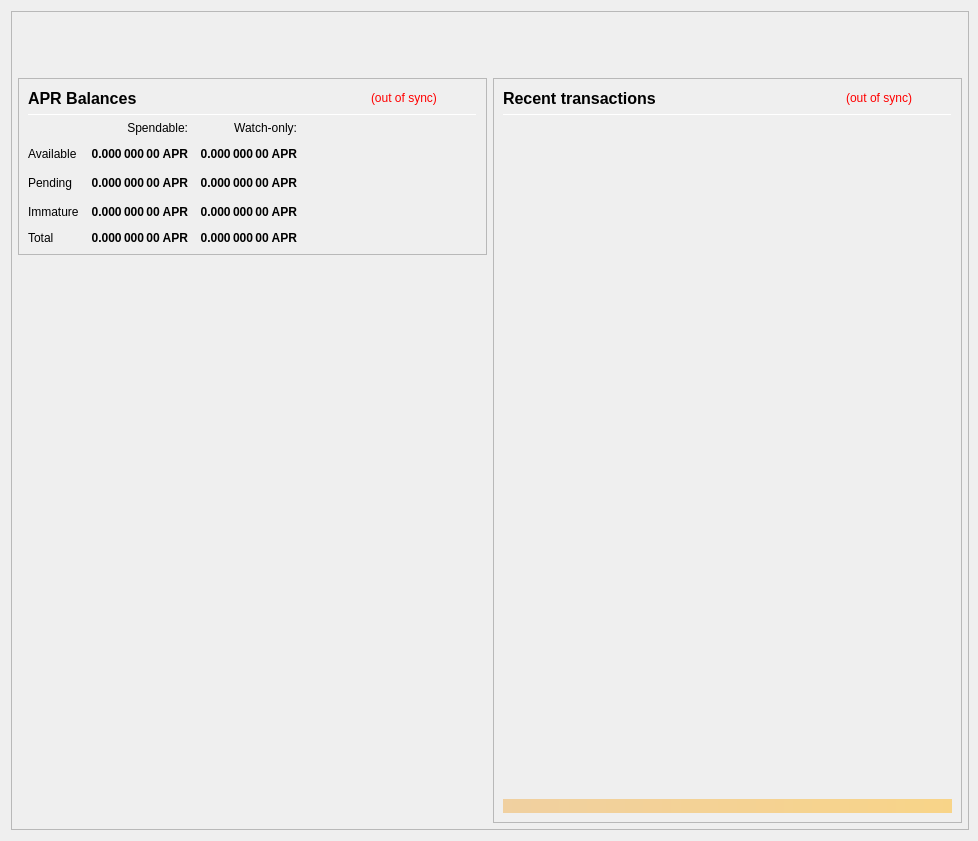
<?xml version="1.0" encoding="UTF-8"?>
<ui version="4.0">
 <class>OverviewPage</class>
 <widget class="QWidget" name="OverviewPage">
  <property name="geometry">
   <rect>
    <x>0</x>
    <y>0</y>
    <width>978</width>
    <height>841</height>
   </rect>
  </property>
  <property name="minimumSize">
   <size>
    <width>960</width>
    <height>682</height>
   </size>
  </property>
  <property name="font">
   <font>
    <weight>50</weight>
    <bold>false</bold>
   </font>
  </property>
  <property name="windowTitle">
   <string>Form</string>
  </property>
  <layout class="QVBoxLayout" name="topLayout" stretch="0">
   <property name="rightMargin">
    <number>9</number>
   </property>
   <item>
    <widget class="QFrame" name="frame_BG">
     <property name="minimumSize">
      <size>
       <width>850</width>
       <height>610</height>
      </size>
     </property>
     <property name="maximumSize">
      <size>
       <width>16777215</width>
       <height>16777215</height>
      </size>
     </property>
     <property name="frameShape">
      <enum>QFrame::StyledPanel</enum>
     </property>
     <property name="frameShadow">
      <enum>QFrame::Raised</enum>
     </property>
     <layout class="QVBoxLayout" name="verticalLayout_3" stretch="0">
      <property name="leftMargin">
       <number>0</number>
      </property>
      <property name="topMargin">
       <number>0</number>
      </property>
      <property name="rightMargin">
       <number>0</number>
      </property>
      <property name="bottomMargin">
       <number>6</number>
      </property>
      <item>
       <layout class="QVBoxLayout" name="verticalLayout_Master" stretch="0,1">
        <property name="leftMargin">
         <number>0</number>
        </property>
        <property name="topMargin">
         <number>0</number>
        </property>
        <property name="rightMargin">
         <number>0</number>
        </property>
        <property name="bottomMargin">
         <number>0</number>
        </property>
        <item>
         <widget class="QFrame" name="frame_Header">
          <layout class="QVBoxLayout" name="verticalLayout_Header" stretch="0">
           <property name="leftMargin">
            <number>0</number>
           </property>
           <property name="topMargin">
            <number>0</number>
           </property>
           <property name="rightMargin">
            <number>0</number>
           </property>
           <property name="bottomMargin">
            <number>0</number>
           </property>
           <item>
            <layout class="QHBoxLayout" name="horizontalLayout_Header" stretch="1,0">
             <property name="spacing">
              <number>6</number>
             </property>
             <item>
              <spacer name="horizontalSpacer_Header">
               <property name="orientation">
                <enum>Qt::Horizontal</enum>
               </property>
               <property name="sizeHint" stdset="0">
                <size>
                 <width>40</width>
                 <height>20</height>
                </size>
               </property>
              </spacer>
             </item>
             <item>
              <widget class="QLabel" name="labelOverviewHeaderRight">
               <property name="minimumSize">
                <size>
                 <width>464</width>
                 <height>60</height>
                </size>
               </property>
               <property name="maximumSize">
                <size>
                 <width>16777215</width>
                 <height>60</height>
                </size>
               </property>
               <property name="font">
                <font>
                 <pointsize>14</pointsize>
                </font>
               </property>
               <property name="text">
                <string/>
               </property>
               <property name="alignment">
                <set>Qt::AlignRight|Qt::AlignTrailing|Qt::AlignVCenter</set>
               </property>
              </widget>
             </item>
            </layout>
           </item>
          </layout>
         </widget>
        </item>
        <item>
         <widget class="QFrame" name="frame_Content">
          <layout class="QVBoxLayout" name="verticalLayout_Content">
           <property name="leftMargin">
            <number>6</number>
           </property>
           <property name="topMargin">
            <number>0</number>
           </property>
           <property name="rightMargin">
            <number>6</number>
           </property>
           <property name="bottomMargin">
            <number>0</number>
           </property>
           <item>
            <layout class="QHBoxLayout" name="horizontalLayout_Content" stretch="1,1">
             <property name="spacing">
              <number>6</number>
             </property>
             <item>
              <layout class="QVBoxLayout" name="verticalLayout_left" stretch="0,0">
               <item>
                <widget class="QFrame" name="frameBalances">
                 <property name="frameShape">
                  <enum>QFrame::StyledPanel</enum>
                 </property>
                 <property name="frameShadow">
                  <enum>QFrame::Raised</enum>
                 </property>
                 <layout class="QVBoxLayout" name="verticalLayout_4">
                  <item>
                   <layout class="QHBoxLayout" name="hlBalancesHeader" stretch="2,0,0">
                    <property name="spacing">
                     <number>6</number>
                    </property>
                    <item>
                     <widget class="QLabel" name="labelBalances">
                      <property name="minimumSize">
                       <size>
                        <width>0</width>
                        <height>0</height>
                       </size>
                      </property>
                      <property name="font">
                       <font>
                        <pointsize>12</pointsize>
                        <weight>75</weight>
                        <bold>true</bold>
                       </font>
                      </property>
                      <property name="text">
                       <string>APR Balances</string>
                      </property>
                     </widget>
                    </item>
                    <item>
                     <widget class="QLabel" name="labelWalletStatus">
                      <property name="cursor">
                       <cursorShape>WhatsThisCursor</cursorShape>
                      </property>
                      <property name="toolTip">
                       <string>The displayed information may be out of date. Your wallet automatically synchronizes with the APR coin network after a connection is established, but this process has not completed yet.</string>
                      </property>
                      <property name="styleSheet">
                       <string notr="true">QLabel { color: red; }</string>
                      </property>
                      <property name="text">
                       <string notr="true">(out of sync)</string>
                      </property>
                      <property name="alignment">
                       <set>Qt::AlignLeading|Qt::AlignLeft|Qt::AlignVCenter</set>
                      </property>
                     </widget>
                    </item>
                    <item>
                     <spacer name="hsBalancesHeader">
                      <property name="orientation">
                       <enum>Qt::Horizontal</enum>
                      </property>
                      <property name="sizeHint" stdset="0">
                       <size>
                        <width>40</width>
                        <height>20</height>
                       </size>
                      </property>
                     </spacer>
                    </item>
                   </layout>
                  </item>
                  <item>
                   <widget class="Line" name="lineBalances">
                    <property name="minimumSize">
                     <size>
                      <width>0</width>
                      <height>1</height>
                     </size>
                    </property>
                    <property name="maximumSize">
                     <size>
                      <width>16777215</width>
                      <height>1</height>
                     </size>
                    </property>
                    <property name="orientation">
                     <enum>Qt::Horizontal</enum>
                    </property>
                   </widget>
                  </item>
                  <item>
                   <layout class="QGridLayout" name="gridLayout">
                    <property name="spacing">
                     <number>12</number>
                    </property>
                    <item row="2" column="2">
                     <widget class="QLabel" name="labelWatchPending">
                      <property name="font">
                       <font>
                        <weight>75</weight>
                        <bold>true</bold>
                       </font>
                      </property>
                      <property name="cursor">
                       <cursorShape>ArrowCursor</cursorShape>
                      </property>
                      <property name="toolTip">
                       <string>Unconfirmed transactions to watch-only addresses</string>
                      </property>
                      <property name="text">
                       <string notr="true">0.000 000 00 APR</string>
                      </property>
                      <property name="alignment">
                       <set>Qt::AlignRight|Qt::AlignTrailing|Qt::AlignVCenter</set>
                      </property>
                      <property name="textInteractionFlags">
                       <set>Qt::NoTextInteraction</set>
                      </property>
                     </widget>
                    </item>
                    <item row="2" column="1">
                     <widget class="QLabel" name="labelUnconfirmed">
                      <property name="font">
                       <font>
                        <weight>75</weight>
                        <bold>true</bold>
                       </font>
                      </property>
                      <property name="cursor">
                       <cursorShape>ArrowCursor</cursorShape>
                      </property>
                      <property name="toolTip">
                       <string>Total of transactions that have yet to be confirmed, and do not yet count toward the spendable balance</string>
                      </property>
                      <property name="text">
                       <string notr="true">0.000 000 00 APR</string>
                      </property>
                      <property name="alignment">
                       <set>Qt::AlignRight|Qt::AlignTrailing|Qt::AlignVCenter</set>
                      </property>
                      <property name="textInteractionFlags">
                       <set>Qt::NoTextInteraction</set>
                      </property>
                     </widget>
                    </item>
                    <item row="3" column="2">
                     <widget class="QLabel" name="labelWatchImmature">
                      <property name="font">
                       <font>
                        <weight>75</weight>
                        <bold>true</bold>
                       </font>
                      </property>
                      <property name="cursor">
                       <cursorShape>ArrowCursor</cursorShape>
                      </property>
                      <property name="toolTip">
                       <string>Staked or masternode rewards in watch-only addresses that has not yet matured</string>
                      </property>
                      <property name="text">
                       <string notr="true">0.000 000 00 APR</string>
                      </property>
                      <property name="alignment">
                       <set>Qt::AlignRight|Qt::AlignTrailing|Qt::AlignVCenter</set>
                      </property>
                      <property name="textInteractionFlags">
                       <set>Qt::NoTextInteraction</set>
                      </property>
                     </widget>
                    </item>
                    <item row="4" column="0">
                     <widget class="QLabel" name="labelTotalText">
                      <property name="text">
                       <string>Total</string>
                      </property>
                      <property name="textInteractionFlags">
                       <set>Qt::NoTextInteraction</set>
                      </property>
                     </widget>
                    </item>
                    <item row="3" column="1">
                     <widget class="QLabel" name="labelImmature">
                      <property name="font">
                       <font>
                        <weight>75</weight>
                        <bold>true</bold>
                       </font>
                      </property>
                      <property name="cursor">
                       <cursorShape>ArrowCursor</cursorShape>
                      </property>
                      <property name="toolTip">
                       <string>Staked or masternode rewards that has not yet matured</string>
                      </property>
                      <property name="text">
                       <string notr="true">0.000 000 00 APR</string>
                      </property>
                      <property name="alignment">
                       <set>Qt::AlignRight|Qt::AlignTrailing|Qt::AlignVCenter</set>
                      </property>
                      <property name="textInteractionFlags">
                       <set>Qt::NoTextInteraction</set>
                      </property>
                     </widget>
                    </item>
                    <item row="2" column="3">
                     <spacer name="hsBalances">
                      <property name="orientation">
                       <enum>Qt::Horizontal</enum>
                      </property>
                      <property name="sizeHint" stdset="0">
                       <size>
                        <width>40</width>
                        <height>20</height>
                       </size>
                      </property>
                     </spacer>
                    </item>
                    <item row="3" column="0">
                     <widget class="QLabel" name="labelImmatureText">
                      <property name="text">
                       <string>Immature</string>
                      </property>
                      <property name="textInteractionFlags">
                       <set>Qt::NoTextInteraction</set>
                      </property>
                     </widget>
                    </item>
                    <item row="4" column="1">
                     <widget class="QLabel" name="labelTotal">
                      <property name="font">
                       <font>
                        <weight>75</weight>
                        <bold>true</bold>
                       </font>
                      </property>
                      <property name="cursor">
                       <cursorShape>ArrowCursor</cursorShape>
                      </property>
                      <property name="toolTip">
                       <string>Your current total balance</string>
                      </property>
                      <property name="text">
                       <string notr="true">0.000 000 00 APR</string>
                      </property>
                      <property name="alignment">
                       <set>Qt::AlignRight|Qt::AlignTrailing|Qt::AlignVCenter</set>
                      </property>
                      <property name="textInteractionFlags">
                       <set>Qt::NoTextInteraction</set>
                      </property>
                     </widget>
                    </item>
                    <item row="4" column="2">
                     <widget class="QLabel" name="labelWatchTotal">
                      <property name="font">
                       <font>
                        <weight>75</weight>
                        <bold>true</bold>
                       </font>
                      </property>
                      <property name="cursor">
                       <cursorShape>ArrowCursor</cursorShape>
                      </property>
                      <property name="toolTip">
                       <string>Current total balance in watch-only addresses</string>
                      </property>
                      <property name="text">
                       <string notr="true">0.000 000 00 APR</string>
                      </property>
                      <property name="alignment">
                       <set>Qt::AlignRight|Qt::AlignTrailing|Qt::AlignVCenter</set>
                      </property>
                      <property name="textInteractionFlags">
                       <set>Qt::NoTextInteraction</set>
                      </property>
                     </widget>
                    </item>
                    <item row="0" column="2">
                     <widget class="QLabel" name="labelWatchonly">
                      <property name="text">
                       <string>Watch-only:</string>
                      </property>
                      <property name="alignment">
                       <set>Qt::AlignRight|Qt::AlignTrailing|Qt::AlignVCenter</set>
                      </property>
                     </widget>
                    </item>
                    <item row="1" column="0">
                     <widget class="QLabel" name="labelBalanceText">
                      <property name="text">
                       <string>Available</string>
                      </property>
                      <property name="textInteractionFlags">
                       <set>Qt::NoTextInteraction</set>
                      </property>
                     </widget>
                    </item>
                    <item row="1" column="1">
                     <widget class="QLabel" name="labelBalance">
                      <property name="font">
                       <font>
                        <weight>75</weight>
                        <bold>true</bold>
                       </font>
                      </property>
                      <property name="cursor">
                       <cursorShape>ArrowCursor</cursorShape>
                      </property>
                      <property name="toolTip">
                       <string>Your current spendable balance</string>
                      </property>
                      <property name="text">
                       <string notr="true">0.000 000 00 APR</string>
                      </property>
                      <property name="alignment">
                       <set>Qt::AlignRight|Qt::AlignTrailing|Qt::AlignVCenter</set>
                      </property>
                      <property name="textInteractionFlags">
                       <set>Qt::NoTextInteraction</set>
                      </property>
                     </widget>
                    </item>
                    <item row="1" column="2">
                     <widget class="QLabel" name="labelWatchAvailable">
                      <property name="font">
                       <font>
                        <weight>75</weight>
                        <bold>true</bold>
                       </font>
                      </property>
                      <property name="cursor">
                       <cursorShape>ArrowCursor</cursorShape>
                      </property>
                      <property name="toolTip">
                       <string>Your current balance in watch-only addresses</string>
                      </property>
                      <property name="text">
                       <string notr="true">0.000 000 00 APR</string>
                      </property>
                      <property name="alignment">
                       <set>Qt::AlignRight|Qt::AlignTrailing|Qt::AlignVCenter</set>
                      </property>
                      <property name="textInteractionFlags">
                       <set>Qt::NoTextInteraction</set>
                      </property>
                     </widget>
                    </item>
                    <item row="2" column="0">
                     <widget class="QLabel" name="labelPendingText">
                      <property name="text">
                       <string>Pending</string>
                      </property>
                      <property name="textInteractionFlags">
                       <set>Qt::NoTextInteraction</set>
                      </property>
                     </widget>
                    </item>
                    <item row="0" column="1">
                     <widget class="QLabel" name="labelSpendable">
                      <property name="text">
                       <string>Spendable:</string>
                      </property>
                      <property name="alignment">
                       <set>Qt::AlignRight|Qt::AlignTrailing|Qt::AlignVCenter</set>
                      </property>
                     </widget>
                    </item>
                   </layout>
                  </item>
                 </layout>
                </widget>
               </item>
               <item>
                <spacer name="verticalSpacer">
                 <property name="orientation">
                  <enum>Qt::Vertical</enum>
                 </property>
                 <property name="sizeHint" stdset="0">
                  <size>
                   <width>20</width>
                   <height>40</height>
                  </size>
                 </property>
                </spacer>
               </item>
              </layout>
             </item>
             <item>
              <layout class="QVBoxLayout" name="verticalLayout_right" stretch="1">
               <item>
                <widget class="QFrame" name="frame_RecentTransactions">
                 <property name="minimumSize">
                  <size>
                   <width>0</width>
                   <height>0</height>
                  </size>
                 </property>
                 <property name="frameShape">
                  <enum>QFrame::StyledPanel</enum>
                 </property>
                 <property name="frameShadow">
                  <enum>QFrame::Raised</enum>
                 </property>
                 <layout class="QVBoxLayout" name="verticalLayout_1" stretch="0,0,0,0,0">
                  <item>
                   <layout class="QHBoxLayout" name="horizontalLayout_2" stretch="2,0,0">
                    <property name="spacing">
                     <number>3</number>
                    </property>
                    <item>
                     <widget class="QLabel" name="label_4">
                      <property name="minimumSize">
                       <size>
                        <width>0</width>
                        <height>20</height>
                       </size>
                      </property>
                      <property name="font">
                       <font>
                        <pointsize>12</pointsize>
                        <weight>75</weight>
                        <bold>true</bold>
                       </font>
                      </property>
                      <property name="text">
                       <string>Recent transactions</string>
                      </property>
                     </widget>
                    </item>
                    <item>
                     <widget class="QLabel" name="labelTransactionsStatus">
                      <property name="cursor">
                       <cursorShape>WhatsThisCursor</cursorShape>
                      </property>
                      <property name="toolTip">
                       <string>The displayed information may be out of date. Your wallet automatically synchronizes with the APR coin network after a connection is established, but this process has not completed yet.</string>
                      </property>
                      <property name="styleSheet">
                       <string notr="true">QLabel { color: red; }</string>
                      </property>
                      <property name="text">
                       <string notr="true">(out of sync)</string>
                      </property>
                      <property name="alignment">
                       <set>Qt::AlignRight|Qt::AlignTrailing|Qt::AlignVCenter</set>
                      </property>
                     </widget>
                    </item>
                    <item>
                     <spacer name="horizontalSpacer">
                      <property name="orientation">
                       <enum>Qt::Horizontal</enum>
                      </property>
                      <property name="sizeHint" stdset="0">
                       <size>
                        <width>40</width>
                        <height>20</height>
                       </size>
                      </property>
                     </spacer>
                    </item>
                   </layout>
                  </item>
                  <item>
                   <widget class="Line" name="line">
                    <property name="minimumSize">
                     <size>
                      <width>0</width>
                      <height>1</height>
                     </size>
                    </property>
                    <property name="maximumSize">
                     <size>
                      <width>16777215</width>
                      <height>1</height>
                     </size>
                    </property>
                    <property name="orientation">
                     <enum>Qt::Horizontal</enum>
                    </property>
                   </widget>
                  </item>
                  <item>
                   <widget class="QListView" name="listTransactions">
                    <property name="minimumSize">
                     <size>
                      <width>0</width>
                      <height>0</height>
                     </size>
                    </property>
                    <property name="styleSheet">
                     <string notr="true">QListView { background: transparent; }</string>
                    </property>
                    <property name="frameShape">
                     <enum>QFrame::NoFrame</enum>
                    </property>
                    <property name="verticalScrollBarPolicy">
                     <enum>Qt::ScrollBarAlwaysOff</enum>
                    </property>
                    <property name="horizontalScrollBarPolicy">
                     <enum>Qt::ScrollBarAlwaysOff</enum>
                    </property>
                    <property name="selectionMode">
                     <enum>QAbstractItemView::NoSelection</enum>
                    </property>
                   </widget>
                  </item>
                  <item>
                   <spacer name="verticalSpacer_2">
                    <property name="orientation">
                     <enum>Qt::Vertical</enum>
                    </property>
                    <property name="sizeType">
                     <enum>QSizePolicy::Expanding</enum>
                    </property>
                    <property name="sizeHint" stdset="0">
                     <size>
                      <width>20</width>
                      <height>40</height>
                     </size>
                    </property>
                   </spacer>
                  </item>
                  <item>
                   <widget class="QLabel" name="labelAlerts">
                    <property name="maximumSize">
                     <size>
                      <width>16777215</width>
                      <height>16777215</height>
                     </size>
                    </property>
                    <property name="styleSheet">
                     <string notr="true">background-color: qlineargradient(x1: 0, y1: 0, x2: 1, y2: 0, stop:0 #F0D0A0, stop:1 #F8D488); color:#000000;</string>
                    </property>
                    <property name="text">
                     <string/>
                    </property>
                    <property name="wordWrap">
                     <bool>true</bool>
                    </property>
                    <property name="margin">
                     <number>3</number>
                    </property>
                   </widget>
                  </item>
                 </layout>
                </widget>
               </item>
              </layout>
             </item>
            </layout>
           </item>
          </layout>
         </widget>
        </item>
       </layout>
      </item>
     </layout>
    </widget>
   </item>
  </layout>
 </widget>
 <resources/>
 <connections/>
</ui>
